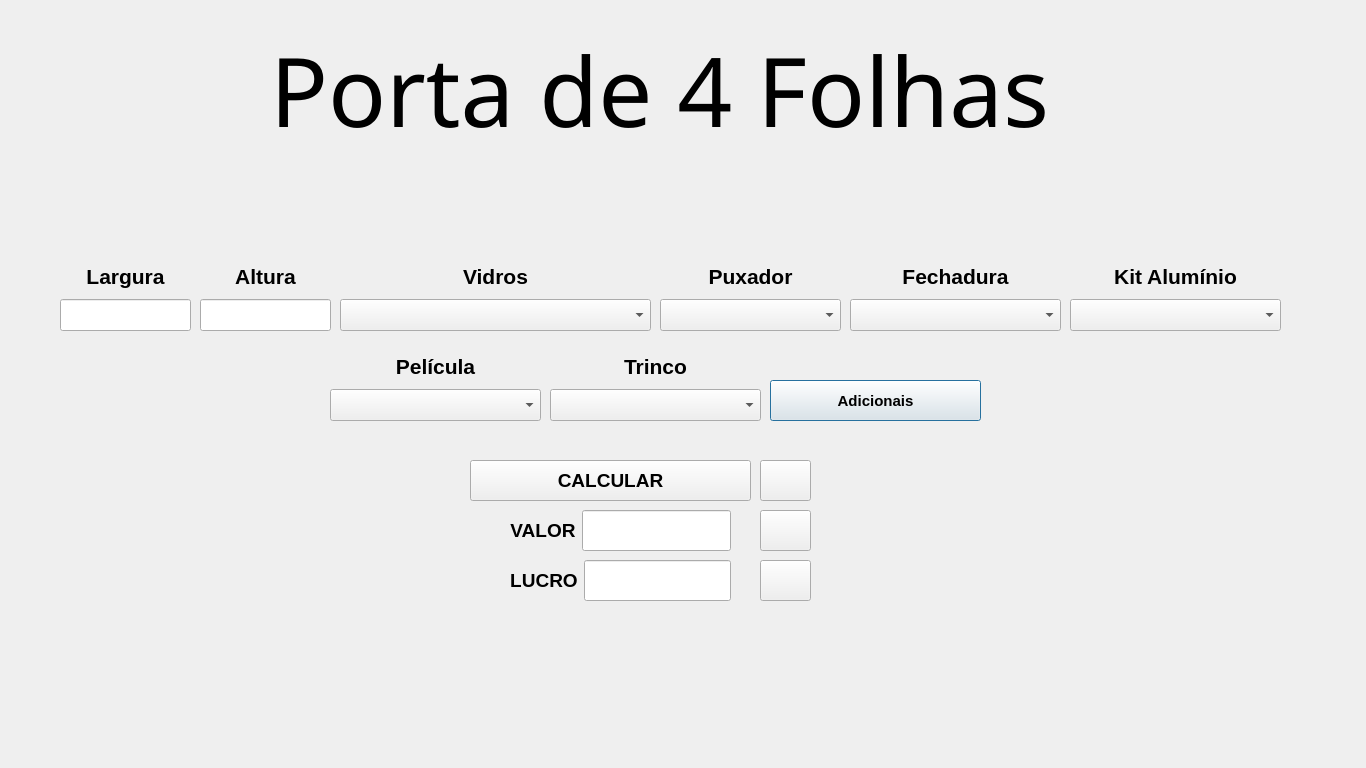
<?xml version="1.0" encoding="UTF-8"?>
<ui version="4.0">
 <class>PortaDe4Folhas</class>
 <widget class="QDialog" name="PortaDe4Folhas">
  <property name="geometry">
   <rect>
    <x>0</x>
    <y>0</y>
    <width>1366</width>
    <height>768</height>
   </rect>
  </property>
  <property name="windowTitle">
   <string>Dialog</string>
  </property>
  <widget class="QWidget" name="layoutWidget_4">
   <property name="geometry">
    <rect>
     <x>60</x>
     <y>260</y>
     <width>131</width>
     <height>71</height>
    </rect>
   </property>
   <layout class="QVBoxLayout" name="verticalLayout">
    <item>
     <widget class="QLabel" name="labelLargura">
      <property name="font">
       <font>
        <pointsize>14</pointsize>
        <bold>true</bold>
       </font>
      </property>
      <property name="text">
       <string>&lt;html&gt;&lt;head/&gt;&lt;body&gt;&lt;p align=&quot;center&quot;&gt;&lt;span style=&quot; font-size:16pt;&quot;&gt;Largura&lt;/span&gt;&lt;/p&gt;&lt;/body&gt;&lt;/html&gt;</string>
      </property>
     </widget>
    </item>
    <item>
     <widget class="QLineEdit" name="lineEditLargura">
      <property name="sizePolicy">
       <sizepolicy hsizetype="Expanding" vsizetype="Preferred">
        <horstretch>0</horstretch>
        <verstretch>0</verstretch>
       </sizepolicy>
      </property>
      <property name="font">
       <font>
        <pointsize>11</pointsize>
        <bold>true</bold>
       </font>
      </property>
     </widget>
    </item>
   </layout>
  </widget>
  <widget class="QWidget" name="layoutWidget_8">
   <property name="geometry">
    <rect>
     <x>850</x>
     <y>260</y>
     <width>211</width>
     <height>71</height>
    </rect>
   </property>
   <layout class="QVBoxLayout" name="verticalLayout_5">
    <item>
     <widget class="QLabel" name="label_3">
      <property name="text">
       <string>&lt;html&gt;&lt;head/&gt;&lt;body&gt;&lt;p align=&quot;center&quot;&gt;&lt;span style=&quot; font-size:16pt; font-weight:700;&quot;&gt;Fechadura&lt;/span&gt;&lt;/p&gt;&lt;/body&gt;&lt;/html&gt;</string>
      </property>
     </widget>
    </item>
    <item>
     <widget class="QComboBox" name="comboBoxFechadura">
      <property name="sizePolicy">
       <sizepolicy hsizetype="Preferred" vsizetype="Preferred">
        <horstretch>0</horstretch>
        <verstretch>0</verstretch>
       </sizepolicy>
      </property>
      <property name="font">
       <font>
        <pointsize>11</pointsize>
        <bold>true</bold>
       </font>
      </property>
      <item>
       <property name="text">
        <string/>
       </property>
      </item>
     </widget>
    </item>
   </layout>
  </widget>
  <widget class="QWidget" name="layoutWidget_9">
   <property name="geometry">
    <rect>
     <x>550</x>
     <y>350</y>
     <width>211</width>
     <height>71</height>
    </rect>
   </property>
   <layout class="QVBoxLayout" name="verticalLayout_7">
    <item>
     <widget class="QLabel" name="label_5">
      <property name="text">
       <string>&lt;html&gt;&lt;head/&gt;&lt;body&gt;&lt;p align=&quot;center&quot;&gt;&lt;span style=&quot; font-size:16pt; font-weight:700;&quot;&gt;Trinco&lt;/span&gt;&lt;/p&gt;&lt;/body&gt;&lt;/html&gt;</string>
      </property>
     </widget>
    </item>
    <item>
     <widget class="QComboBox" name="comboBoxTrinco">
      <property name="sizePolicy">
       <sizepolicy hsizetype="Preferred" vsizetype="Preferred">
        <horstretch>0</horstretch>
        <verstretch>0</verstretch>
       </sizepolicy>
      </property>
      <property name="font">
       <font>
        <pointsize>11</pointsize>
        <bold>true</bold>
       </font>
      </property>
      <item>
       <property name="text">
        <string/>
       </property>
      </item>
     </widget>
    </item>
   </layout>
  </widget>
  <widget class="QWidget" name="layoutWidget_6">
   <property name="geometry">
    <rect>
     <x>200</x>
     <y>260</y>
     <width>131</width>
     <height>71</height>
    </rect>
   </property>
   <layout class="QVBoxLayout" name="verticalLayout_2">
    <item>
     <widget class="QLabel" name="labelAltura">
      <property name="font">
       <font>
        <pointsize>14</pointsize>
        <bold>true</bold>
       </font>
      </property>
      <property name="text">
       <string>&lt;html&gt;&lt;head/&gt;&lt;body&gt;&lt;p align=&quot;center&quot;&gt;&lt;span style=&quot; font-size:16pt;&quot;&gt;Altura&lt;/span&gt;&lt;/p&gt;&lt;/body&gt;&lt;/html&gt;</string>
      </property>
     </widget>
    </item>
    <item>
     <widget class="QLineEdit" name="lineEditAltura">
      <property name="sizePolicy">
       <sizepolicy hsizetype="Expanding" vsizetype="Preferred">
        <horstretch>0</horstretch>
        <verstretch>0</verstretch>
       </sizepolicy>
      </property>
      <property name="font">
       <font>
        <pointsize>11</pointsize>
        <bold>true</bold>
       </font>
      </property>
     </widget>
    </item>
   </layout>
  </widget>
  <widget class="QPushButton" name="pushButtonRefatorando">
   <property name="geometry">
    <rect>
     <x>770</x>
     <y>380</y>
     <width>211</width>
     <height>41</height>
    </rect>
   </property>
   <property name="font">
    <font>
     <pointsize>11</pointsize>
     <bold>true</bold>
    </font>
   </property>
   <property name="text">
    <string>Adicionais</string>
   </property>
   <property name="icon">
    <iconset resource="files.qrc">
     <normaloff>:/imagens/adicionar-a-cesta.png</normaloff>:/imagens/adicionar-a-cesta.png</iconset>
   </property>
   <property name="iconSize">
    <size>
     <width>24</width>
     <height>24</height>
    </size>
   </property>
  </widget>
  <widget class="QLabel" name="label">
   <property name="geometry">
    <rect>
     <x>270</x>
     <y>10</y>
     <width>821</width>
     <height>161</height>
    </rect>
   </property>
   <property name="font">
    <font>
     <family>Matura MT Script Capitals</family>
     <pointsize>72</pointsize>
     <bold>false</bold>
    </font>
   </property>
   <property name="text">
    <string>&lt;html&gt;&lt;head/&gt;&lt;body&gt;&lt;p&gt;Porta de 4 Folhas&lt;/p&gt;&lt;/body&gt;&lt;/html&gt;</string>
   </property>
  </widget>
  <widget class="QWidget" name="layoutWidget_11">
   <property name="geometry">
    <rect>
     <x>1070</x>
     <y>260</y>
     <width>211</width>
     <height>71</height>
    </rect>
   </property>
   <layout class="QVBoxLayout" name="verticalLayout_10">
    <item>
     <widget class="QLabel" name="label_9">
      <property name="text">
       <string>&lt;html&gt;&lt;head/&gt;&lt;body&gt;&lt;p align=&quot;center&quot;&gt;&lt;span style=&quot; font-size:16pt; font-weight:700;&quot;&gt;Kit Alumínio&lt;/span&gt;&lt;/p&gt;&lt;/body&gt;&lt;/html&gt;</string>
      </property>
     </widget>
    </item>
    <item>
     <widget class="QComboBox" name="comboBoxKitAluminio">
      <property name="sizePolicy">
       <sizepolicy hsizetype="Preferred" vsizetype="Preferred">
        <horstretch>0</horstretch>
        <verstretch>0</verstretch>
       </sizepolicy>
      </property>
      <property name="font">
       <font>
        <pointsize>11</pointsize>
        <bold>true</bold>
       </font>
      </property>
      <item>
       <property name="text">
        <string/>
       </property>
      </item>
     </widget>
    </item>
   </layout>
  </widget>
  <widget class="QWidget" name="layoutWidget_2">
   <property name="geometry">
    <rect>
     <x>510</x>
     <y>560</y>
     <width>221</width>
     <height>41</height>
    </rect>
   </property>
   <layout class="QVBoxLayout" name="verticalLayout_6">
    <item>
     <layout class="QHBoxLayout" name="horizontalLayout_2">
      <item>
       <widget class="QLabel" name="label_6">
        <property name="text">
         <string>&lt;html&gt;&lt;head/&gt;&lt;body&gt;&lt;p align=&quot;center&quot;&gt;&lt;span style=&quot; font-size:14pt; font-weight:700;&quot;&gt;LUCRO&lt;/span&gt;&lt;/p&gt;&lt;/body&gt;&lt;/html&gt;</string>
        </property>
       </widget>
      </item>
      <item>
       <widget class="QLineEdit" name="lineEditLucro">
        <property name="sizePolicy">
         <sizepolicy hsizetype="Expanding" vsizetype="Preferred">
          <horstretch>0</horstretch>
          <verstretch>0</verstretch>
         </sizepolicy>
        </property>
        <property name="font">
         <font>
          <pointsize>11</pointsize>
          <bold>true</bold>
         </font>
        </property>
        <property name="whatsThis">
         <string>&lt;html&gt;&lt;head/&gt;&lt;body&gt;&lt;p align=&quot;center&quot;&gt;&lt;br/&gt;&lt;/p&gt;&lt;/body&gt;&lt;/html&gt;</string>
        </property>
       </widget>
      </item>
     </layout>
    </item>
   </layout>
  </widget>
  <widget class="QPushButton" name="pushButtonCalcular">
   <property name="geometry">
    <rect>
     <x>470</x>
     <y>460</y>
     <width>281</width>
     <height>41</height>
    </rect>
   </property>
   <property name="sizePolicy">
    <sizepolicy hsizetype="Minimum" vsizetype="Preferred">
     <horstretch>0</horstretch>
     <verstretch>0</verstretch>
    </sizepolicy>
   </property>
   <property name="font">
    <font>
     <pointsize>14</pointsize>
     <bold>true</bold>
    </font>
   </property>
   <property name="text">
    <string>CALCULAR</string>
   </property>
  </widget>
  <widget class="QPushButton" name="pushButtonLimpar">
   <property name="geometry">
    <rect>
     <x>760</x>
     <y>560</y>
     <width>51</width>
     <height>41</height>
    </rect>
   </property>
   <property name="text">
    <string/>
   </property>
   <property name="icon">
    <iconset resource="files.qrc">
     <normaloff>:/imagens/limpar.png</normaloff>:/imagens/limpar.png</iconset>
   </property>
   <property name="iconSize">
    <size>
     <width>24</width>
     <height>24</height>
    </size>
   </property>
  </widget>
  <widget class="QWidget" name="layoutWidget_3">
   <property name="geometry">
    <rect>
     <x>510</x>
     <y>510</y>
     <width>221</width>
     <height>41</height>
    </rect>
   </property>
   <layout class="QHBoxLayout" name="horizontalLayout">
    <item>
     <widget class="QLabel" name="label_4">
      <property name="text">
       <string>&lt;html&gt;&lt;head/&gt;&lt;body&gt;&lt;p align=&quot;center&quot;&gt;&lt;span style=&quot; font-size:14pt; font-weight:700;&quot;&gt;VALOR&lt;/span&gt;&lt;/p&gt;&lt;/body&gt;&lt;/html&gt;</string>
      </property>
     </widget>
    </item>
    <item>
     <widget class="QLineEdit" name="lineEditValor">
      <property name="sizePolicy">
       <sizepolicy hsizetype="Expanding" vsizetype="Preferred">
        <horstretch>0</horstretch>
        <verstretch>0</verstretch>
       </sizepolicy>
      </property>
      <property name="font">
       <font>
        <pointsize>16</pointsize>
        <bold>true</bold>
       </font>
      </property>
     </widget>
    </item>
   </layout>
  </widget>
  <widget class="QWidget" name="layoutWidget">
   <property name="geometry">
    <rect>
     <x>340</x>
     <y>260</y>
     <width>311</width>
     <height>71</height>
    </rect>
   </property>
   <layout class="QVBoxLayout" name="verticalLayout_3">
    <item>
     <widget class="QLabel" name="labelVidros">
      <property name="font">
       <font>
        <pointsize>14</pointsize>
        <bold>true</bold>
       </font>
      </property>
      <property name="text">
       <string>&lt;html&gt;&lt;head/&gt;&lt;body&gt;&lt;p align=&quot;center&quot;&gt;&lt;span style=&quot; font-size:16pt;&quot;&gt;Vidros&lt;/span&gt;&lt;/p&gt;&lt;/body&gt;&lt;/html&gt;</string>
      </property>
     </widget>
    </item>
    <item>
     <widget class="QComboBox" name="comboBoxVidros">
      <property name="sizePolicy">
       <sizepolicy hsizetype="Preferred" vsizetype="Preferred">
        <horstretch>0</horstretch>
        <verstretch>0</verstretch>
       </sizepolicy>
      </property>
      <property name="font">
       <font>
        <pointsize>11</pointsize>
        <bold>true</bold>
       </font>
      </property>
      <item>
       <property name="text">
        <string/>
       </property>
      </item>
     </widget>
    </item>
   </layout>
  </widget>
  <widget class="QWidget" name="layoutWidget_5">
   <property name="geometry">
    <rect>
     <x>660</x>
     <y>260</y>
     <width>181</width>
     <height>71</height>
    </rect>
   </property>
   <layout class="QVBoxLayout" name="verticalLayout_4">
    <item>
     <widget class="QLabel" name="label_2">
      <property name="font">
       <font>
        <pointsize>14</pointsize>
        <bold>true</bold>
       </font>
      </property>
      <property name="text">
       <string>&lt;html&gt;&lt;head/&gt;&lt;body&gt;&lt;p align=&quot;center&quot;&gt;&lt;span style=&quot; font-size:16pt;&quot;&gt;Puxador&lt;/span&gt;&lt;/p&gt;&lt;/body&gt;&lt;/html&gt;</string>
      </property>
     </widget>
    </item>
    <item>
     <widget class="QComboBox" name="comboBoxPuxador">
      <property name="sizePolicy">
       <sizepolicy hsizetype="Preferred" vsizetype="Preferred">
        <horstretch>0</horstretch>
        <verstretch>0</verstretch>
       </sizepolicy>
      </property>
      <property name="font">
       <font>
        <pointsize>11</pointsize>
        <bold>true</bold>
       </font>
      </property>
      <item>
       <property name="text">
        <string/>
       </property>
      </item>
     </widget>
    </item>
   </layout>
  </widget>
  <widget class="QWidget" name="layoutWidget_7">
   <property name="geometry">
    <rect>
     <x>330</x>
     <y>350</y>
     <width>211</width>
     <height>71</height>
    </rect>
   </property>
   <layout class="QVBoxLayout" name="verticalLayout_8">
    <item>
     <widget class="QLabel" name="label_7">
      <property name="text">
       <string>&lt;html&gt;&lt;head/&gt;&lt;body&gt;&lt;p align=&quot;center&quot;&gt;&lt;span style=&quot; font-size:16pt; font-weight:700;&quot;&gt;Película&lt;/span&gt;&lt;/p&gt;&lt;/body&gt;&lt;/html&gt;</string>
      </property>
     </widget>
    </item>
    <item>
     <widget class="QComboBox" name="comboBoxPelicula">
      <property name="sizePolicy">
       <sizepolicy hsizetype="Preferred" vsizetype="Preferred">
        <horstretch>0</horstretch>
        <verstretch>0</verstretch>
       </sizepolicy>
      </property>
      <property name="font">
       <font>
        <pointsize>11</pointsize>
        <bold>true</bold>
       </font>
      </property>
      <item>
       <property name="text">
        <string/>
       </property>
      </item>
     </widget>
    </item>
   </layout>
  </widget>
  <widget class="QPushButton" name="pushButtonDesconto">
   <property name="geometry">
    <rect>
     <x>760</x>
     <y>460</y>
     <width>51</width>
     <height>41</height>
    </rect>
   </property>
   <property name="text">
    <string/>
   </property>
   <property name="icon">
    <iconset resource="files.qrc">
     <normaloff>:/imagens/desconto.png</normaloff>:/imagens/desconto.png</iconset>
   </property>
   <property name="iconSize">
    <size>
     <width>24</width>
     <height>24</height>
    </size>
   </property>
  </widget>
  <widget class="QPushButton" name="pushButtonSalvar">
   <property name="geometry">
    <rect>
     <x>760</x>
     <y>510</y>
     <width>51</width>
     <height>41</height>
    </rect>
   </property>
   <property name="text">
    <string/>
   </property>
   <property name="icon">
    <iconset resource="files.qrc">
     <normaloff>:/imagens/salvar.png</normaloff>:/imagens/salvar.png</iconset>
   </property>
   <property name="iconSize">
    <size>
     <width>24</width>
     <height>24</height>
    </size>
   </property>
  </widget>
 </widget>
 <tabstops>
  <tabstop>lineEditLargura</tabstop>
  <tabstop>lineEditAltura</tabstop>
  <tabstop>comboBoxVidros</tabstop>
  <tabstop>comboBoxPuxador</tabstop>
  <tabstop>comboBoxFechadura</tabstop>
  <tabstop>comboBoxKitAluminio</tabstop>
  <tabstop>comboBoxPelicula</tabstop>
  <tabstop>comboBoxTrinco</tabstop>
  <tabstop>pushButtonRefatorando</tabstop>
  <tabstop>pushButtonCalcular</tabstop>
  <tabstop>pushButtonDesconto</tabstop>
  <tabstop>pushButtonSalvar</tabstop>
  <tabstop>pushButtonLimpar</tabstop>
  <tabstop>lineEditValor</tabstop>
  <tabstop>lineEditLucro</tabstop>
 </tabstops>
 <resources>
  <include location="files.qrc"/>
 </resources>
 <connections/>
</ui>
